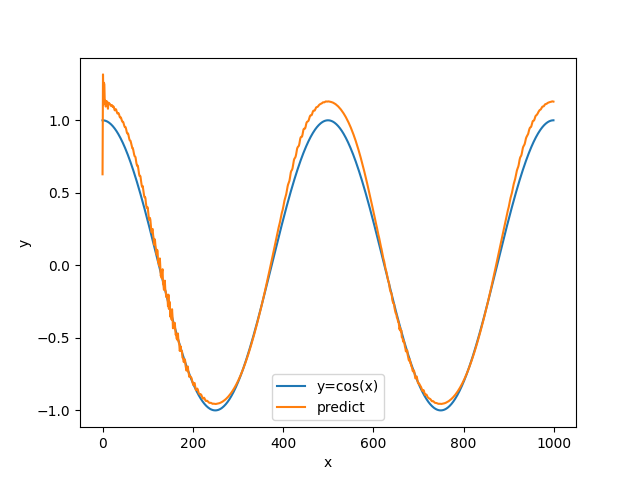

This figure's Python source:
if '__file__' in globals():
    import os, sys
    sys.path.append(os.path.join(os.path.dirname(__file__), '..'))
import numpy as np
import matplotlib.pyplot as plt
import dezero
from dezero import Model
import dezero.functions as F
import dezero.layers as L


class SimpleRNN(Model):
    def __init__(self, hidden_size, out_size):
        super().__init__()
        self.rnn = L.RNN(hidden_size)
        self.fc = L.Linear(out_size)

    def reset_state(self):
        self.rnn.reset_state()
    
    def __call__(self, x):
        h = self.rnn(x)
        y = self.fc(h)
        return y


max_epoch = 100
hidden_size = 100
bptt_length = 30

train_set = dezero.datasets.SinCurve(train=True)
seqlen = len(train_set)

model = SimpleRNN(hidden_size, 1)
optimizer = dezero.optimizers.Adam().setup(model)

for epoch in range(max_epoch):
    model.reset_state()
    loss, count = 0, 0

    for x, t in train_set:
        x = x.reshape(1, 1)
        y = model(x)
        loss += F.mean_squared_error(y, t)
        count += 1

        if count % bptt_length == 0 or count == seqlen:
            model.cleargrads()
            loss.backward()
            loss.unchain_backward()
            optimizer.update()
    
    avg_loss = float(loss.data) / count
    print(f'| epoch {epoch + 1} | loss {avg_loss}')

xs = np.cos(np.linspace(0, 4 * np.pi, 1000))
model.reset_state()
pred_list = []

with dezero.no_grad():
    for x in xs:
        x = np.array(x).reshape(1, 1)
        y = model(x)
        pred_list.append(float(y.data))

plt.plot(np.arange(len(xs)), xs, label='y=cos(x)')
plt.plot(np.arange(len(xs)), pred_list, label='predict')
plt.xlabel('x')
plt.ylabel('y')
plt.legend()
plt.savefig('predict')
plt.show()
